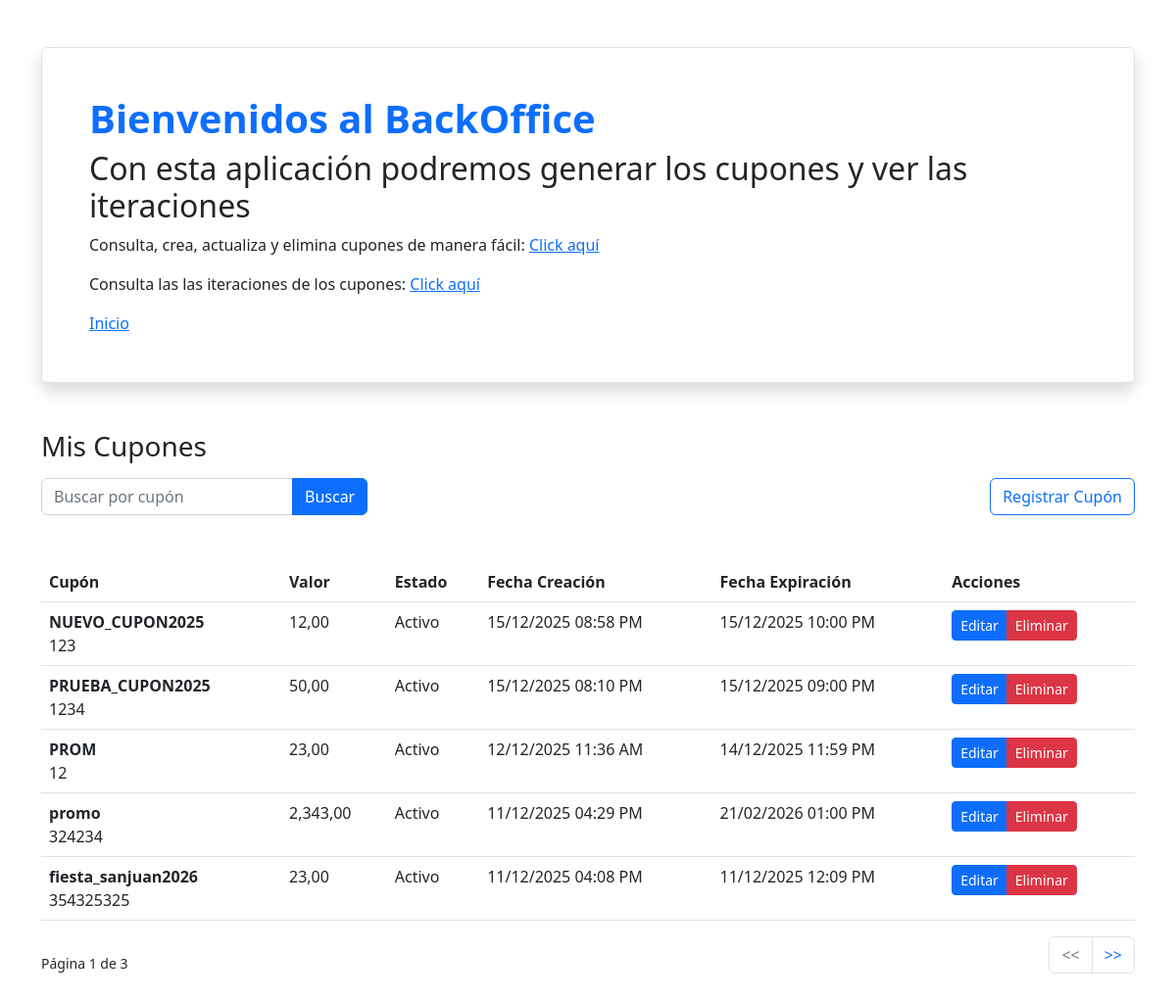
/vouchers/, run on the app's committed database.
### vouchers/models.py (models this page shows, shortened)
class Voucher(models.Model):
    voucher_code = models.CharField(max_length=100, unique=True,verbose_name='Cupón')
    secret_code = models.CharField(max_length=100,verbose_name='Código')
    value = models.DecimalField(max_digits=10, decimal_places=2, null=True, blank=True,verbose_name='Valor')
    active = models.BooleanField(default=True,verbose_name='Estado')
    created_at = models.DateTimeField(auto_now_add=True)
    expires_at = models.DateTimeField(null=True, blank=True,verbose_name='Fecha de Expiración')

### vouchers/views.py (the view)
# urls.py: path("vouchers/", views.VoucherLisView.as_view(), name="voucher_list"),
class VoucherLisView(generic.ListView):
    model=Voucher
    paginate_by=5
    def get_queryset(self)->QuerySet[Any] :
        q=self.request.GET.get('q')
        if q:
            return Voucher.objects.filter(voucher_code__icontains=q).order_by("-created_at")
        return super().get_queryset().order_by("-created_at")

### vouchers/templates/vouchers/voucher_list.html (shortened to what this page needs)
{% extends 'vouchers/base.html' %}
{% load static %}
{% load humanize %}
{% block content %}
    <div class="mt-5">
        <h3>Mis Cupones</h3>
        <div class="mt-3 d-flex justify-content-between">
            <form action="" style="max-width: 450px;">
                <div class="input-group">
                    <input type="text" class="form-control" placeholder="Buscar por cupón" name="q" value="{{ request.GET.q }}">
                    <button class="btn btn-primary">
                        Buscar
                    </button>
                </div>
            </form>
            <a href="{% url 'voucher_new' %}" class="btn btn-outline-primary">
                Registrar Cupón
            </a>
        </div>
    </div>
    <div class="table-responsive">
        <table class="mt-5 table table-hover">
            <thead>
                <th>Cupón</th>
                <th>Valor</th>
                <th>Estado</th>
                <th>Fecha Creación</th>
                <th>Fecha Expiración</th>
                <th>Acciones</th>
            </thead>
            <tbody>
                {% for voucher in object_list %}
                <tr>
                    <td>
                        <div class="fw-bold">{{ voucher.voucher_code }}</div>
                        <div>{{ voucher.secret_code }}</div>
                    </td>
                    <td>{{ voucher.value|floatformat:"2"|intcomma }}</td>
                    <td>{{ voucher.active|yesno:"Activo,Inactivo" }}</td>
                    <td>{{ voucher.created_at|date:'d/m/Y h:i A' }}</td>
                    <td>{{ voucher.expires_at|date:'d/m/Y h:i A' }}</td>
                    <td>
                        <div class="btn-group btn-group-sm">
                            <a href="{% url 'voucher_edit' voucher.pk %}" class="btn btn-primary">Editar</a>
                            <a href="{% url 'voucher_delete' voucher.pk %}" class="btn btn-danger">Eliminar</a>
                        </div>
                    </td>
                </tr>
                {% endfor %}
            </tbody>
        </table>
    </div>
    <div class="d-flex justify-content-between align-items-center">
        <small class="d-none d-sm-inline-block text-body">
            Página {{ page_obj.number }} de {{ page_obj.paginator.num_pages }}
        </small>
        <nav aria-label="Page navigation">
            <ul class="pagination justify-content-center">
                {% if page_obj.has_previous %}
                    <li class="page-item">
                        <a class="page-link" href="{% url 'voucher_list' %}?page={{ page_obj.previous_page_number }}{% if request.GET.q %}&q={{ request.GET.q }}{% endif %}"
                           aria-label="Anterior">
                            <span aria-hidden="true">
                                <<
                            </span>
                        </a>
                    </li>
                {% else %}
                    <li class="page-item disabled">
                        <a class="page-link" href="#" aria-label="Anterior">
                            <span aria-hidden="true">
                                <<
                            </span>
                        </a>
                    </li>
                {% endif %}
                {% if page_obj.has_next %}
                    <li class="page-item">
                        <a class="page-link" href="{% url 'voucher_list' %}?page={{ page_obj.next_page_number }}{% if request.GET.q %}&q={{ request.GET.q }}{% endif %}"
                           aria-label="Siguiente">
                            <span aria-hidden="true">
                                >>
                            </span>
                        </a>
                    </li>
                {% endif %}
            </ul>
        </nav>
    </div>
{% endblock content %}

### data on the page
Voucher: voucher_code "NUEVO_CUPON2025", secret_code "123", value "12,00", active "Activo", created_at "15/12/2025 08:58 PM", expires_at "15/12/2025 10:00 PM"
Voucher: voucher_code "PRUEBA_CUPON2025", secret_code "1234", value "50,00", active "Activo", created_at "15/12/2025 08:10 PM", expires_at "15/12/2025 09:00 PM"
Voucher: voucher_code "PROM", secret_code "12", value "23,00", active "Activo", created_at "12/12/2025 11:36 AM", expires_at "14/12/2025 11:59 PM"
Voucher: voucher_code "promo", secret_code "324234", value "2,343,00", active "Activo", created_at "11/12/2025 04:29 PM", expires_at "21/02/2026 01:00 PM"
Voucher: voucher_code "fiesta_sanjuan2026", secret_code "354325325", value "23,00", active "Activo", created_at "11/12/2025 04:08 PM", expires_at "11/12/2025 12:09 PM"

### other printed values
{{ page_obj.number }} "1"
{{ page_obj.paginator.num_pages }} "3"
